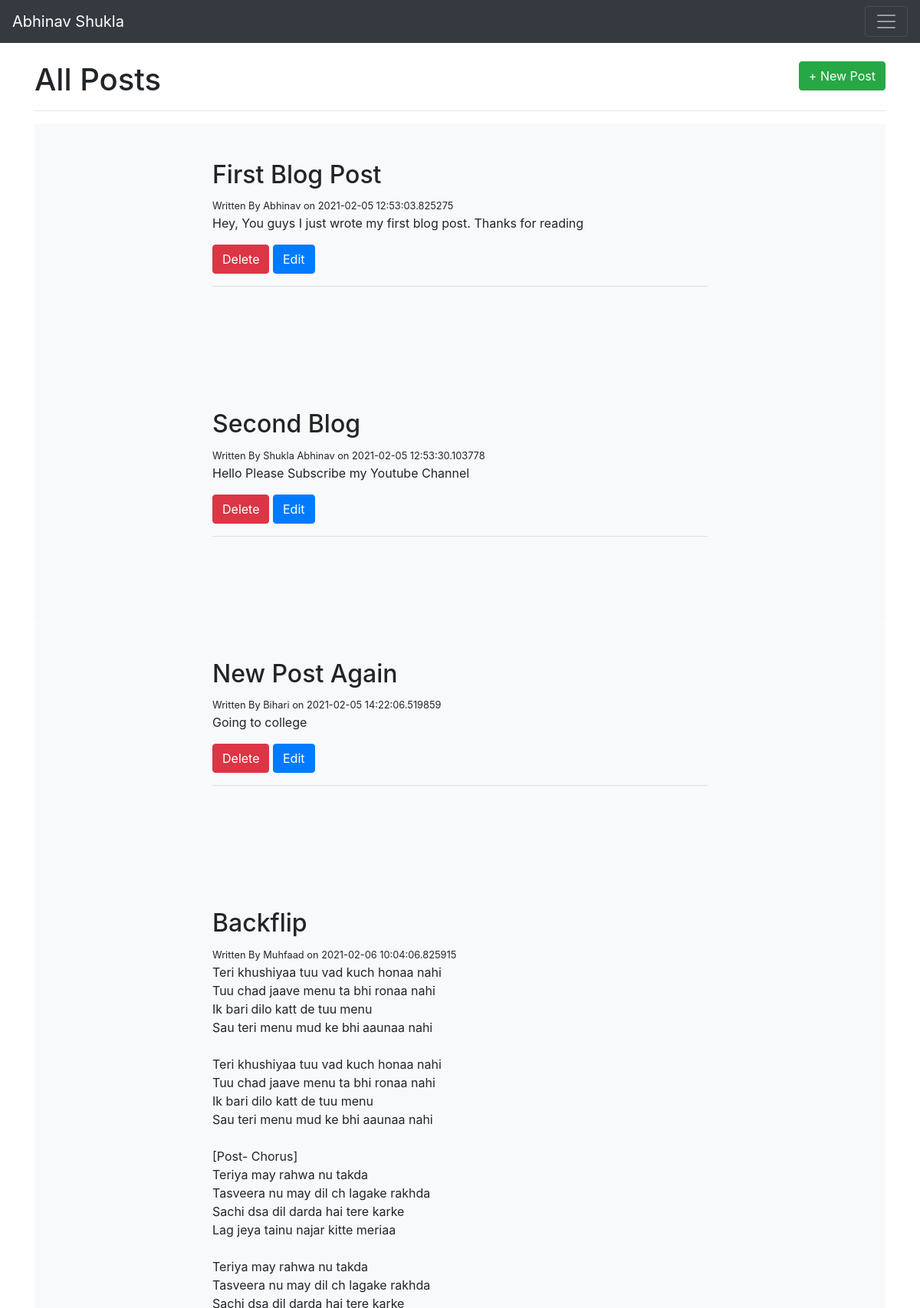
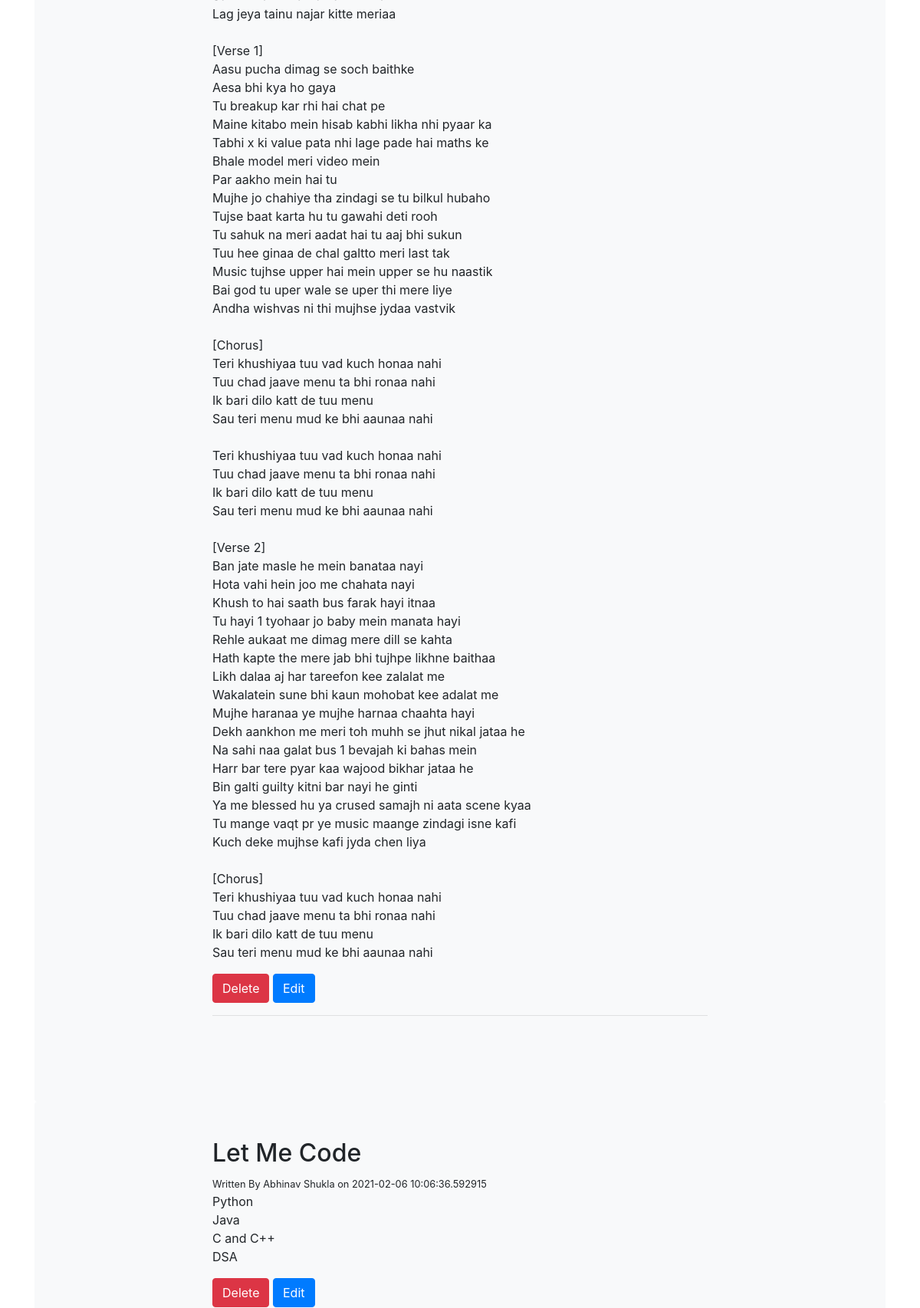
The page /posts (upper part) on the database its author committed (2 pictures, top to bottom).
### app.py (models this page shows, shortened)
class BlogPost(db.Model):
    id = db.Column(db.Integer, primary_key=True)
    title = db.Column(db.String(100), nullable=False)
    content = db.Column(db.Text, nullable=False)
    author = db.Column(db.String(20), nullable=False, default="N/A")
    date_posted = db.Column(db.DateTime, nullable=False, default=datetime.utcnow)

### app.py (the view)
@app.route('/posts',methods=['GET','POST'])
def posts():
    if request.method == 'POST':
        post_title = request.form['title']
        post_content = request.form['content']
        post_author = request.form['author']
        new_post = BlogPost(title=post_title, content=post_content, author=post_author)
        db.session.add(new_post)
        db.session.commit()
        return redirect('/posts')
    else:
        all_posts = BlogPost.query.order_by(BlogPost.date_posted).all()
        return render_template('posts.html',posts=all_posts)

### Templates/posts.html (shortened to what this page needs)
{% extends 'base.html' %}
{% block body %}
<br>
<div>
  <h1 style="display:inline">All Posts</h1>
  <a style="display:inline" class="btn btn-success float-right" href="/posts/new">+ New Post</a>
</div>
<hr>
{% for post in posts %}
  <main>
    <div>
      <div class="bg-light p-5 rounded">
        <div class="col-sm-8 mx-auto">
          <h2>{{ post.title }}</h2>
          {% if post.author %}
            <small> Written By {{ post.author }} on {{ post.date_posted }} </small>
          {% else %}
            <small> Written By Unknown on {{ post.date_posted }} </small>
          {% endif %}
          <p style="white-space:pre-wrap">{{ post.content }}</p>
          <a class="btn btn-danger" href="/posts/delete/{{post.id}}">Delete</a>
          <a class="btn btn-primary" href="/posts/edit/{{post.id}}">Edit</a>
          <br>
          <hr>
          <br><br>
        </div>
      </div>
    </div>
  </main>
{% endfor %}
{% endblock %}

### Templates/base.html (shortened to what this page needs)
<!DOCTYPE html>
<html lang="en">
  <head>
    <link rel="stylesheet" href="https://maxcdn.bootstrapcdn.com/bootstrap/4.0.0/css/bootstrap.min.css">
  </head>
  <body>
    <nav class="navbar navbar-dark bg-dark">
      <a class="navbar-brand" href="/">Abhinav Shukla</a>
      <button class="navbar-toggler" type="button" data-toggle="collapse" data-target="#navbarsExample01" aria-controls="navbarsExample01" aria-expanded="false" aria-label="Toggle navigation">
        <span class="navbar-toggler-icon"></span>
      </button>
    </nav>
    <div class="container">
      {% block body %} {% endblock %}
    </div>
  </body>
</html>

### rows shown on the page
BlogPost: title "First Blog Post", author "Abhinav", date_posted "2021-02-05 12:53:03.825275", content "Hey, You guys I just wrote my first blog post. Thanks for reading"
BlogPost: title "Second Blog", author "Shukla Abhinav", date_posted "2021-02-05 12:53:30.103778", content "Hello Please Subscribe my Youtube Channel"
BlogPost: title "New Post Again", author "Bihari", date_posted "2021-02-05 14:22:06.519859", content "Going to college"
BlogPost: title "Backflip", author "Muhfaad", date_posted "2021-02-06 10:04:06.825915", content "Teri khushiyaa tuu vad kuch honaa nahi Tuu chad jaave menu ta bhi ronaa nahi Ik bari dilo katt de tuu menu Sau teri menu mud ke bhi aaunaa nahi Teri khushiyaa tuu vad kuch honaa nahi Tuu chad jaave menu ta bhi ronaa nahi Ik bari dilo katt de tuu menu Sau teri menu mud ke bhi aaunaa nahi [Post- Chorus] Teriya may rahwa nu takda Tasveera nu may dil ch lagake rakhda Sachi dsa dil darda hai tere karke Lag jeya tainu najar kitte meriaa Teriya may rahwa nu takda Tasveera nu may dil ch lagake rakhda Sachi dsa dil darda hai tere karke Lag jeya tainu najar kitte meriaa [Verse 1] Aasu pucha dimag se soch baithke Aesa bhi kya ho gaya Tu breakup kar rhi hai chat pe Maine kitabo mein hisab kabhi likha…"
BlogPost: title "Let Me Code", author "Abhinav Shukla", date_posted "2021-02-06 10:06:36.592915", content "Python Java C and C++ DSA"
